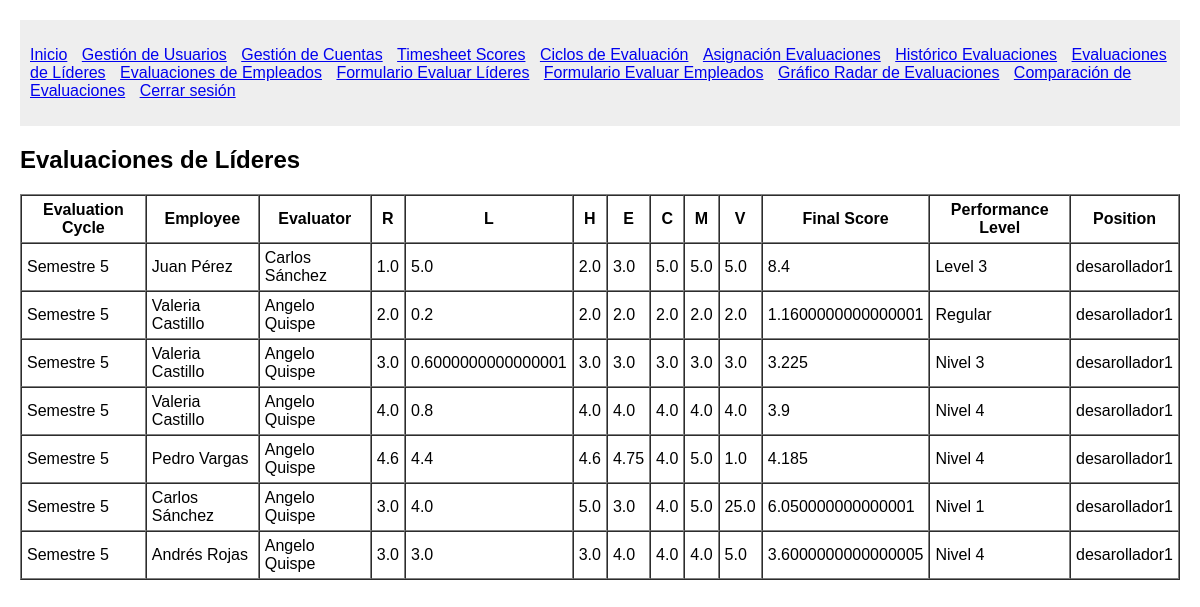
Page /leaders_evaluations/ (signed in) on the earlier database version.
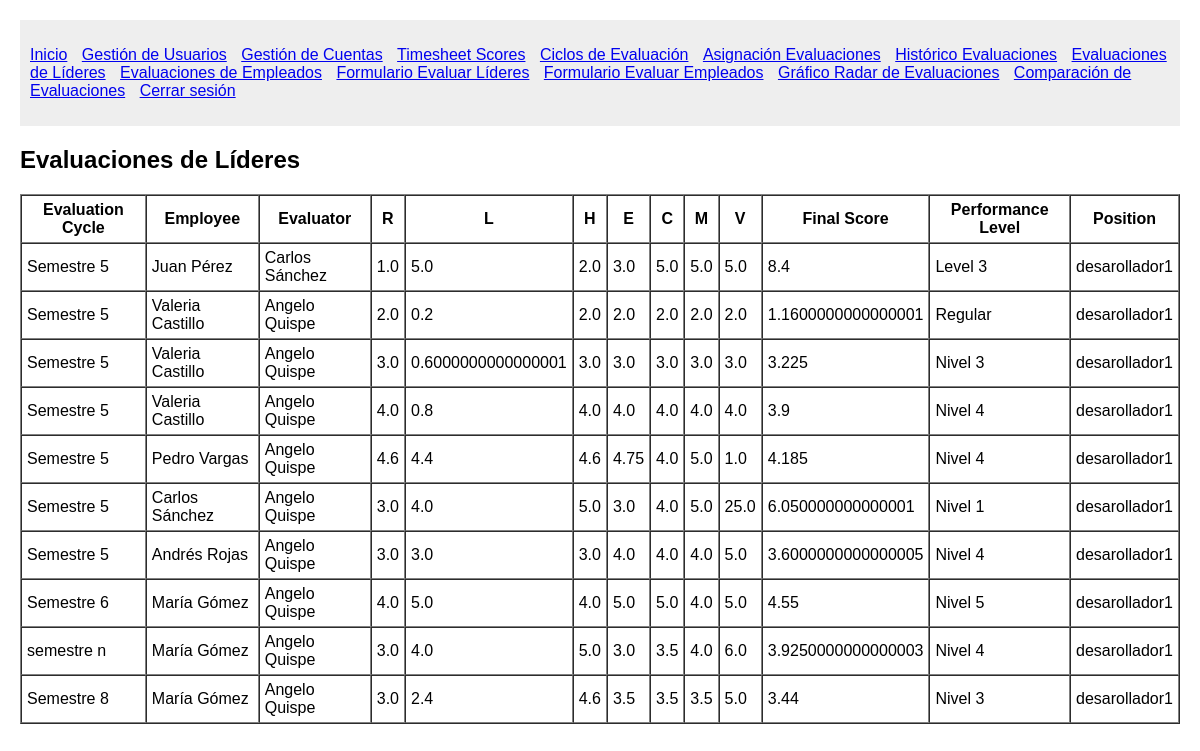
Same page on the later database version.
### System/models.py (models this page shows)
class Permanent_EvaluationAssignment(models.Model):
    evaluator = models.ForeignKey(Usuario, on_delete=models.CASCADE, related_name='permanent_evaluator_assignments')
    employee = models.ForeignKey(Usuario, on_delete=models.CASCADE, related_name='permanent_employee_assignments')
    status = models.CharField(max_length=50)
    created_at = models.DateTimeField(auto_now_add=True)
    summary = models.ForeignKey(Summary, on_delete=models.CASCADE, null=True, blank=True)
    evaluation_details = models.ForeignKey(EvaluationDetails, on_delete=models.CASCADE, null=True, blank=True)
    evaluation_cycle = models.CharField(max_length=50)

class Summary(models.Model):
    employee = models.ForeignKey(Usuario, on_delete=models.CASCADE, related_name='employee_summaries')
    evaluator = models.ForeignKey(Usuario, on_delete=models.CASCADE, related_name='evaluator_summaries')
    R = models.FloatField() # Ponderado Responsabilidades de la posición
    L = models.FloatField(blank=True, null=True) # Ponderado Responsabilidades por liderazgo
    H = models.FloatField() # Ponderado Habilidades
    E = models.FloatField() # Ponderado Enfoque
    C = models.FloatField() # Ponderado Competencia Técnica
    M = models.FloatField() # Ponderado Metas y Resultados
    V = models.FloatField() # Ponderado Valores Corporativos
    final_score = models.FloatField() # Suma de ponderados
    performance_level = models.CharField(max_length=50)
    evaluation_type = models.CharField(max_length=50)
    created_at = models.DateTimeField(auto_now_add=True)
    position = models.ForeignKey(Position, on_delete=models.PROTECT)

class Usuario(models.Model):
    first_name = models.CharField(max_length=50)
    middle_name = models.CharField(max_length=50, blank=True, null=True)
    last_name = models.CharField(max_length=50)
    second_last_name = models.CharField(max_length=50, blank=True, null=True)
    user_type = models.CharField(max_length=50)
    position = models.ForeignKey(Position, on_delete=models.PROTECT)

class Position(models.Model):
    position_code = models.CharField(max_length=20)
    position_name = models.CharField(max_length=100)

### System/views.py (the view)
# urls.py: path('leaders_evaluations/', views.leaders_evaluations, name='leaders_evaluations'),
@login_required
def leaders_evaluations(request):
    assignments = Permanent_EvaluationAssignment.objects.filter(summary__evaluation_type="Lideres")
    return render(request, 'System/leaders_evaluations.html', {'assignments': assignments})

### System/views.py (called while the page is built)
def login_required(view_func):
    @wraps(view_func)
    def wrapped_view(request, *args, **kwargs):
        if not request.session.get('user_id'):
            return redirect('login')
        return view_func(request, *args, **kwargs)
    return wrapped_view

### System/templates/System/leaders_evaluations.html (shortened to what this page needs)
{% extends 'System/base.html' %}
{% load static %}
{% block content %}
    <h2>Evaluaciones de Líderes</h2>
    <table border="1" cellspacing="0" cellpadding="5">
        <thead>
            <tr>
                <th>Evaluation Cycle</th>
                <th>Employee</th>
                <th>Evaluator</th>
                <th>R</th>
                <th>L</th>
                <th>H</th>
                <th>E</th>
                <th>C</th>
                <th>M</th>
                <th>V</th>
                <th>Final Score</th>
                <th>Performance Level</th>
                <th>Position</th>
            </tr>
        </thead>
        <tbody>
            {% for assignment in assignments %}
                {% if assignment.summary %}
                    <tr>
                        <td>{{ assignment.evaluation_cycle }}</td>
                        <td>{{ assignment.summary.employee.first_name }} {{ assignment.summary.employee.last_name }}</td>
                        <td>{{ assignment.summary.evaluator.first_name }} {{ assignment.summary.evaluator.last_name }}</td>
                        <td>{{ assignment.summary.R }}</td>
                        <td>{{ assignment.summary.L }}</td>
                        <td>{{ assignment.summary.H }}</td>
                        <td>{{ assignment.summary.E }}</td>
                        <td>{{ assignment.summary.C }}</td>
                        <td>{{ assignment.summary.M }}</td>
                        <td>{{ assignment.summary.V }}</td>
                        <td>{{ assignment.summary.final_score }}</td>
                        <td>{{ assignment.summary.performance_level }}</td>
                        <td>{{ assignment.summary.position.position_name }}</td>
                    </tr>
                {% endif %}
            {% empty %}
                <tr>
                    <td colspan="13">No hay evaluaciones de líderes.</td>
                </tr>
            {% endfor %}
        </tbody>
    </table>
{% endblock %}

Differences in the rows shown:
added Permanent_EvaluationAssignment: evaluation_cycle "Semestre 6", summary.employee.first_name "María", summary.employee.last_name "Gómez", summary.evaluator.first_name "Angelo", summary.evaluator.last_name "Quispe", summary.R "4.0", summary.L "5.0", summary.H "4.0", summary.E "5.0", summary.C "5.0", summary.M "4.0", summary.V "5.0", summary.final_score "4.55", summary.performance_level "Nivel 5", summary.position.position_name "desarollador1"
added Permanent_EvaluationAssignment: evaluation_cycle "semestre n", summary.employee.first_name "María", summary.employee.last_name "Gómez", summary.evaluator.first_name "Angelo", summary.evaluator.last_name "Quispe", summary.R "3.0", summary.L "4.0", summary.H "5.0", summary.E "3.0", summary.C "3.5", summary.M "4.0", summary.V "6.0", summary.final_score "3.9250000000000003", summary.performance_level "Nivel 4", summary.position.position_name "desarollador1"
added Permanent_EvaluationAssignment: evaluation_cycle "Semestre 8", summary.employee.first_name "María", summary.employee.last_name "Gómez", summary.evaluator.first_name "Angelo", summary.evaluator.last_name "Quispe", summary.R "3.0", summary.L "2.4", summary.H "4.6", summary.E "3.5", summary.C "3.5", summary.M "3.5", summary.V "5.0", summary.final_score "3.44", summary.performance_level "Nivel 3", summary.position.position_name "desarollador1"
